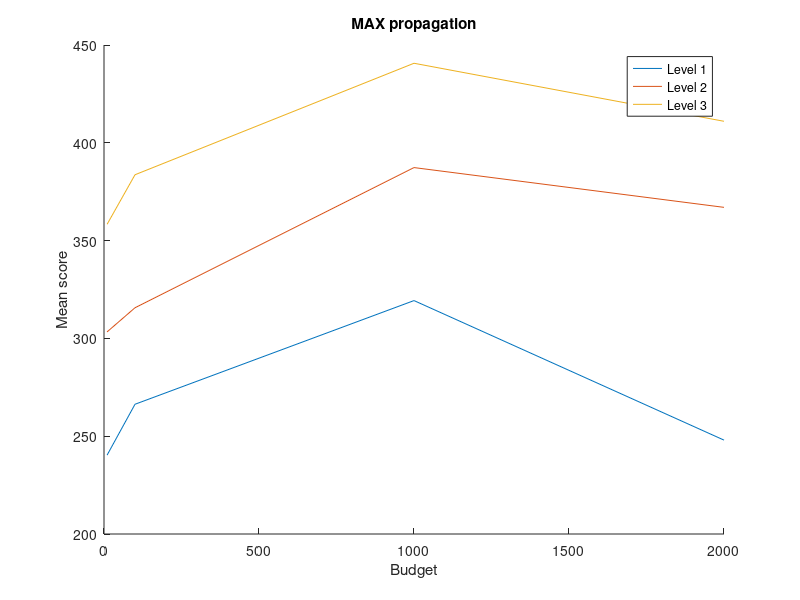

MATLAB code for this plot:
hold off;
x=[10, 100, 1000, 2000];
y1=[240.3333333,266.3333333,319.3333333,248];
y2=[303.3333333,315.6666667,387.3333333,367];
y3=[358.3333333,383.6666667,440.6666667,411];
hold on;
plot(x,y1);
plot(x,y2);
plot(x,y3);
title("MAX propagation");
xlabel("Budget");
ylabel("Mean score");
legend("Level 1","Level 2","Level 3");








